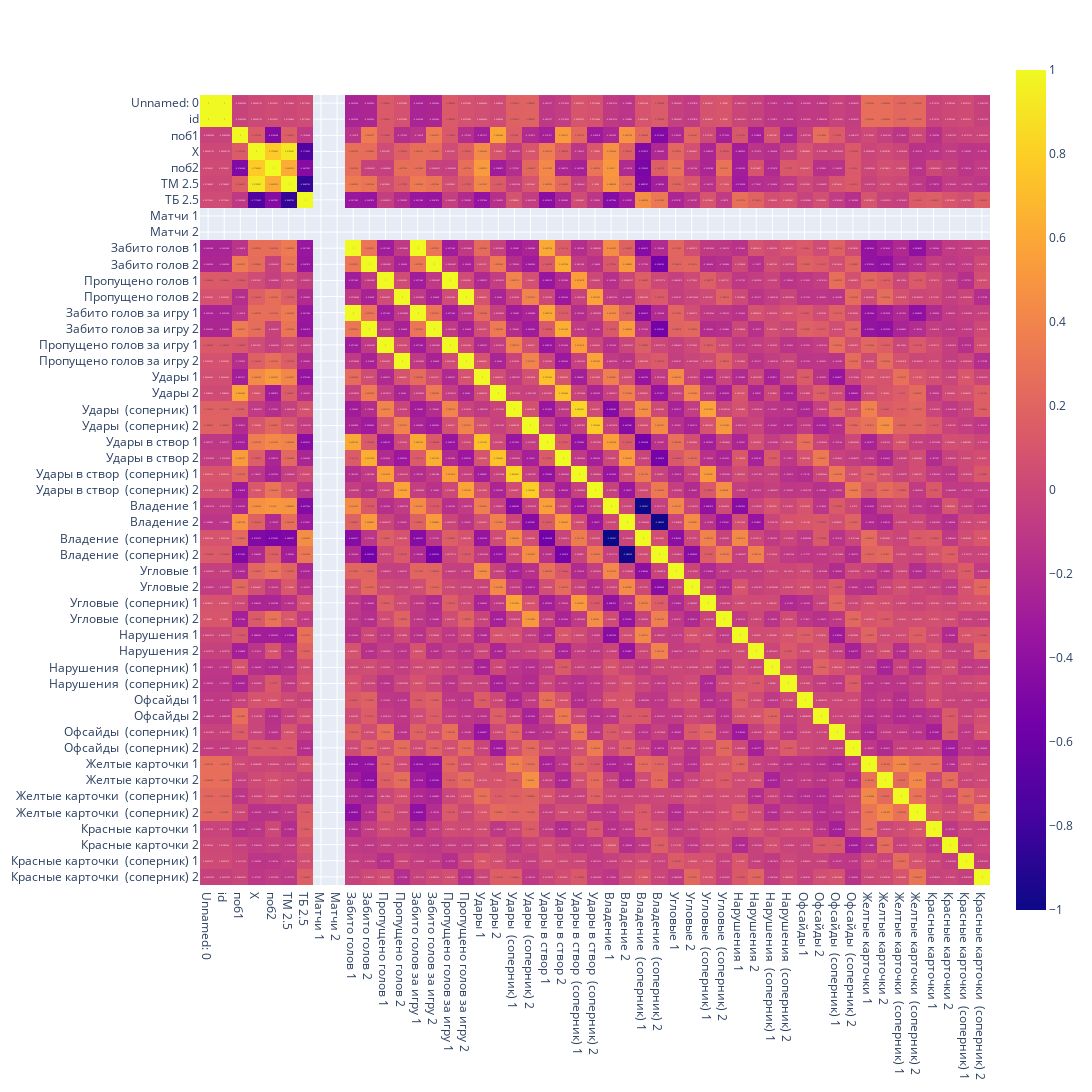

Notebook source saved alongside this figure:
### Code cell
fig = px.imshow(
    df.corr(),
    text_auto=True,
    height=1400,
    width=1400
)
fig.show()

### Figure 1 — Plotly figure (JSON) as saved in the notebook; plotly's stock layout.template omitted (floating-point values rounded to 4 significant figures; data arrays with more than 128 entries replaced by an {"elided": "..."} marker saying what was removed)
{"data": [{"coloraxis": "coloraxis", "hovertemplate": "x: %{x}<br>y: %{y}<br>color: %{z}<extra></extra>", "name": "0", "texttemplate": "%{z}", "type": "heatmap", "x": ["Unnamed: 0", "id", "поб1", "X", "поб2", "ТМ 2.5", "ТБ 2.5", "Матчи 1", "Матчи 2", "Забито голов 1", "Забито голов 2", "Пропущено голов 1", "Пропущено голов 2", "Забито голов за игру 1", "Забито голов за игру 2", "Пропущено голов за игру 1", "Пропущено голов за игру 2", "Удары 1", "Удары 2", "Удары  (соперник) 1", "Удары  (соперник) 2", "Удары в створ 1", "Удары в створ 2", "Удары в створ  (соперник) 1", "Удары в створ  (соперник) 2", "Владение 1", "Владение 2", "Владение  (соперник) 1", "Владение  (соперник) 2", "Угловые 1", "Угловые 2", "Угловые  (соперник) 1", "Угловые  (соперник) 2", "Нарушения 1", "Нарушения 2", "Нарушения  (соперник) 1", "Нарушения  (соперник) 2", "Офсайды 1", "Офсайды 2", "Офсайды  (соперник) 1", "Офсайды  (соперник) 2", "Желтые карточки 1", "Желтые карточки 2", "Желтые карточки  (соперник) 1", "Желтые карточки  (соперник) 2", "Красные карточки 1", "Красные карточки 2", "Красные карточки  (соперник) 1", "Красные карточки  (соперник) 2"], "xaxis": "x", "y": ["Unnamed: 0", "id", "поб1", "X", "поб2", "ТМ 2.5", "ТБ 2.5", "Матчи 1", "Матчи 2", "Забито голов 1", "Забито голов 2", "Пропущено голов 1", "Пропущено голов 2", "Забито голов за игру 1", "Забито голов за игру 2", "Пропущено голов за игру 1", "Пропущено голов за игру 2", "Удары 1", "Удары 2", "Удары  (соперник) 1", "Удары  (соперник) 2", "Удары в створ 1", "Удары в створ 2", "Удары в створ  (соперник) 1", "Удары в створ  (соперник) 2", "Владение 1", "Владение 2", "Владение  (соперник) 1", "Владение  (соперник) 2", "Угловые 1", "Угловые 2", "Угловые  (соперник) 1", "Угловые  (соперник) 2", "Нарушения 1", "Нарушения 2", "Нарушения  (соперник) 1", "Нарушения  (соперник) 2", "Офсайды 1", "Офсайды 2", "Офсайды  (соперник) 1", "Офсайды  (соперник) 2", "Желтые карточки 1", "Желтые карточки 2", "Желтые карточки  (соперник) 1", "Желтые карточки  (соперник) 2", "Красные карточки 1", "Красные карточки 2", "Красные карточки  (соперник) 1", "Красные карточки  (соперник) 2"], "yaxis": "y", "z": {"elided": "49x49 float values"}}], "layout": {"coloraxis": {"colorscale": [[0, "#0d0887"], [0.1111, "#46039f"], [0.2222, "#7201a8"], [0.3333, "#9c179e"], [0.4444, "#bd3786"], [0.5556, "#d8576b"], [0.6667, "#ed7953"], [0.7778, "#fb9f3a"], [0.8889, "#fdca26"], [1, "#f0f921"]]}, "height": 1400, "margin": {"t": 60}, "width": 1400, "xaxis": {"anchor": "y", "constrain": "domain", "domain": [0, 1], "scaleanchor": "y"}, "yaxis": {"anchor": "x", "autorange": "reversed", "constrain": "domain", "domain": [0, 1]}}}
